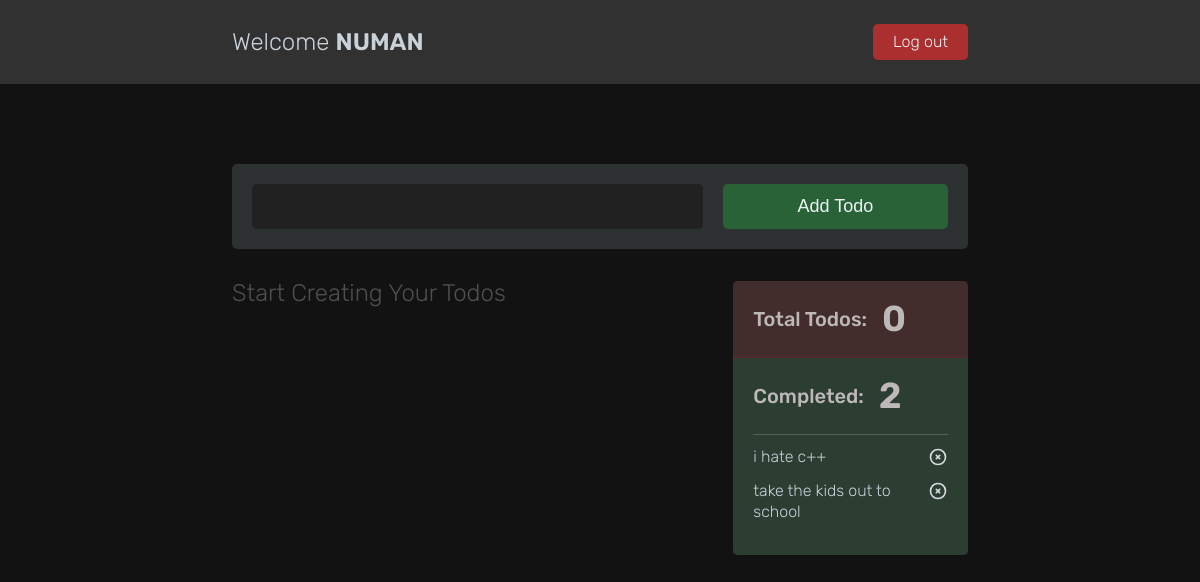
Before: / (signed in) with the older database file.
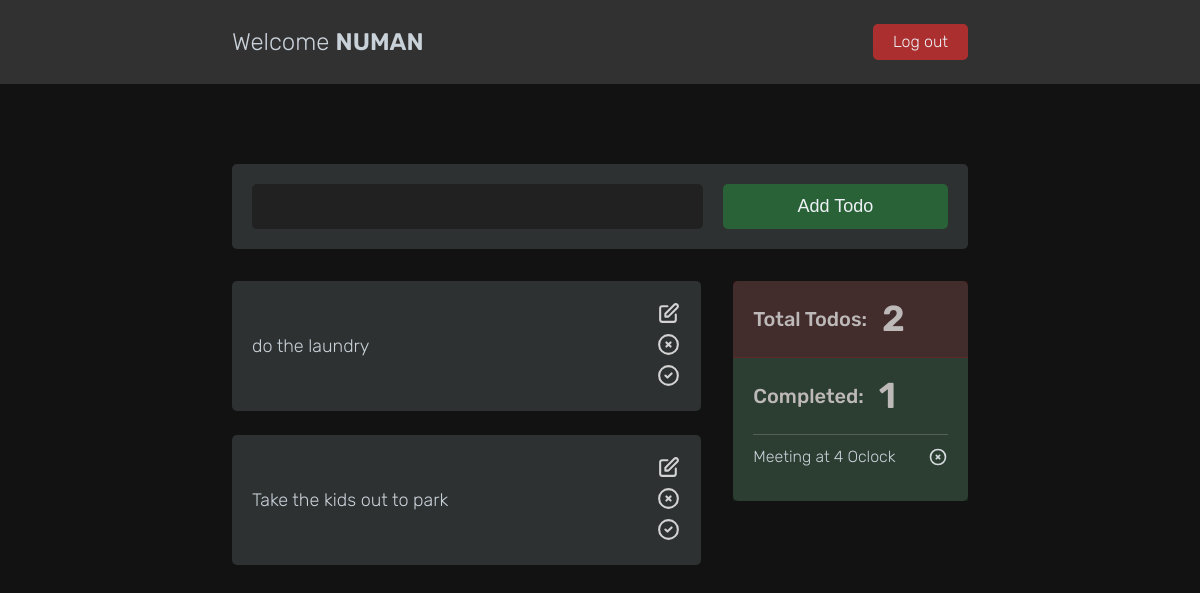
After: the same page with the newer database file.
### todos/models.py (models this page shows, shortened)
class Todos(models.Model):
    user = models.ForeignKey(User, null=True, on_delete=models.CASCADE, blank=True)
    name = models.CharField(max_length=400, null=True)
    created = models.DateTimeField(auto_now_add=True)
    updated = models.DateTimeField(auto_now=True)
    is_completed = models.BooleanField(default=False)

### todos/views.py (the view, shortened to what this page needs)
# urls.py: path('', views.homePage, name='homepage'),
def homePage(request):
    if request.user.is_authenticated:
        user = request.user
        todos = user.todos_set.all().filter(is_completed=False).order_by('-created')
        total_todos = user.todos_set.all().count()
        completed_todos = user.todos_set.all().filter(is_completed=True).order_by('-updated')
        completed_todos_count = user.todos_set.all().filter(is_completed=True).count()
        form = TodosForm()
        context = {
            'form':form,
            'todos': todos,
            'total_todos':total_todos,
            'completed_todos':completed_todos,
            'completed_todos_count':completed_todos_count,
        }
    else:
        return redirect('login')
    return render(request, 'todos.html', context)

### todos/form.py
class TodosForm(ModelForm):
    class Meta:
        model = Todos
        fields = ['name',]

### template/todos.html (shortened to what this page needs)
{% extends 'main.html' %}
{% load static %}
{% block content %}
<header>
    <div class="header-content">
            <div class="greetings">
                <p class="user">Welcome <span> {{request.user.username.title}}</span></p>
            </div>
            <div class="logout">
                {% if request.user.is_authenticated %}
                <a href="{% url 'log-out' %}">Log out</a>
                {% endif %}
            </div>
    </div>
</header>
<div class="container">
{% if page == 'update' %}
<div class="add-todos">
    <form action="" method="POST" class="todo-form">
        {% csrf_token %}
        <div class="create-todo">
            {% for field in form %}
            {{field}}
            {% endfor %}
        </div>
        <div class="submit-todo">
            <input type="submit" value="Add Todo">
        </div>
    </form>
</div>
{% else %}
<div class="add-todos">
    <form action="" method="POST" class="todo-form">
        <div class="create-todo">
            {% for field in form %}
            {{field}}
            {% endfor %}
        </div>
        <div class="submit-todo">
            <input type="submit" value="Add Todo">
        </div>
    </form>
</div>
    <div class="main-content">
        <div class="todos">
            {% if todos %}
            {% for todo in todos %}
            <div class="todo-text-box">
                <p class="todo-text">
                    {{todo.name}}
                </p>
                <div class="actions">
                    <a href="{% url 'updatetodo' todo.id %}"> </a>
                      <a href="{% url 'delete-todo' todo.id %}"> <svg xmlns="http://www.w3.org/2000/svg" class="h-6 w-6 todo-icon todo-icon__delete" fill="none" viewBox="0 0 24 24" stroke="currentColor">
                        <path stroke-linecap="round" stroke-linejoin="round" stroke-width="2" d="M10 14l2-2m0 0l2-2m-2 2l-2-2m2 2l2 2m7-2a9 9 0 11-18 0 9 9 0 0118 0z" />
                      </svg></a>
                    <a href="{% url 'complete-todo' todo.id %}"> <svg xmlns="http://www.w3.org/2000/svg" class="h-6 w-6 todo-icon todo-icon__complete" fill="none" viewBox="0 0 24 24" stroke="currentColor">
                        <path stroke-linecap="round" stroke-linejoin="round" stroke-width="2" d="M9 12l2 2 4-4m6 2a9 9 0 11-18 0 9 9 0 0118 0z" />
                      </svg></a>
                </div>
            </div>
            {% endfor %}
            {% else %}
            <p class="create-your-todos">Start Creating Your Todos</p>
            {% endif %}
        </div>
    </div>
    <div class="side-bar">
        <div class="total-todos">
            <p class="no-todos">
                Total Todos: <span>{{todos.count}}</span>
            </p>
        </div>
        <div class="completed-todos__box">
            <div class="completed-todos">
               <p> Completed: <span>{{completed_todos_count}}</span></p>
            </div>
            <ul class="completed-todos__list">
              {% if completed_todos %}
              {% for todo in completed_todos %}
              <li class="completed-todo__item">
                <p class="completed-todo__text">{{todo.name}}</p>
                <a href="{% url 'undocomplete-todo' todo.id %}">
                  <svg xmlns="http://www.w3.org/2000/svg" class="h-6 w-6 todo-icon todo-icon__delete" fill="none" viewBox="0 0 24 24" stroke="currentColor">
                      <path stroke-linecap="round" stroke-linejoin="round" stroke-width="2" d="M10 14l2-2m0 0l2-2m-2 2l-2-2m2 2l2 2m7-2a9 9 0 11-18 0 9 9 0 0118 0z" />
                    </svg>
                </a>
          </li>
              {% endfor %}
              {% endif %}
            </ul>
        </div>
    </div>
    {% endif %}
</div>
{% endblock %}

### template/main.html (shortened to what this page needs)
{% load static %}
<!DOCTYPE html>
<html lang="en">
<head>
    <link rel="stylesheet" href="{% static 'css/main.css' %}">
</head>
<body>
{% block content %}
{% endblock %}
</body>
</html>

### static/css/main.css (style rules this page uses)
* { padding: 0; margin: 0; box-sizing: border-box; }
html { font-size: 62.5%; }
body { font-family: 'Rubik', sans-serif; line-height: 1; font-weight: 300; color: #c9d1d9; background-color: #121212; }
.container { max-width: 80rem; margin: 4.8rem auto; padding: 3.2rem; display: grid; grid-template-columns: 2fr 1fr; grid-gap: 3.2rem; align-items: start; position: relative; }
.add-todos, .side-bar { background-color: rgb(45, 49, 49); border-radius: 5px; }
.add-todos { padding: 2rem; grid-column: 1 / -1 ; font-size: 2rem; }
.todo-form { display: grid; grid-template-columns: 2fr 1fr; align-items: center; gap: 2rem; }
.create-todo input { padding: 1.2rem; font-size: 1.8rem; color: #c9d1d9; background-color: #212121; border: none; border-radius: .5rem; width: 100%; }
.submit-todo input { color: #eef2f7; padding: 1.2rem; border-radius: .5rem; border: none; font-size: 1.8rem; font-weight: 500; background-color: #1bd6434b; cursor: pointer; width: 100%; }
.todo-text-box { border-radius: 5px; display: flex; align-items: center; justify-content: space-between; gap: .8rem; padding: 2rem; background-color: rgb(45, 49, 49); margin-bottom: 2.4rem; }
.actions { padding-left: 2rem; display: flex; flex-direction: column; gap: 3px; }
.actions a { text-decoration: none; color: rgb(212, 211, 211); font-size: 1.6rem; }
.todo-text { font-size: 1.8rem; line-height: 1.6; }
.completed-todos p, .no-todos { font-size: 2rem; font-weight: 500; color: #beb9b9; display: flex; align-items: center; gap: 1.5rem; }
.total-todos { border-bottom: 1px solid rgba(206, 27, 27, 0.205); padding-bottom: 1rem; padding: 2rem; background-color: rgba(255, 0, 0, 0.103); }
.completed-todos span, .no-todos span { font-size: 3.6rem; font-weight: 600; }
.completed-todos__box { padding: 2rem; background-color: #1bd64313; }
.completed-todos { padding-bottom: 2rem; border-bottom: 1px solid rgba(245, 231, 231, 0.205); }
.todo-icon { width: 2.5rem; height: 2.5rem; }
.completed-todos__list { list-style: none; }
.completed-todo__item .todo-icon { width: 2rem; height: 2rem; stroke: #eef2f7de; }
.completed-todo__item { display: flex; justify-content: space-between; gap: .8rem; align-items: flex-start; flex-direction: start; margin: 1.2rem 0; flex-grow: 1; }
.completed-todo__text { font-size: 1.6rem; line-height: 1.3; }
.user { font-size: 2.4rem; }
.user span { text-transform: uppercase; font-weight: 600; }
header { background-color: #fcfcfc21; }
.header-content { display: flex; justify-content: space-between; align-items: center; margin: 0 auto; max-width: 80rem; padding: 2.4rem 3.2rem; }
.logout a { display: inline-block; padding: 1rem 2rem; text-decoration: none; font-size: 1.6rem; color: #eef2f7; background-color: #eb2e2ea8; border-radius: 5px; }

Changed rows visible on the page:
removed Todos: name "i hate c++"
removed Todos: name "take the kids out to school"
added Todos: name "do the laundry"
added Todos: name "Take the kids out to park"
added Todos: name "Meeting at 4 Oclock"
Other visible differences:
{{ todos.count }}: "0" → "2"
{{ completed_todos_count }}: "2" → "1"
text no longer shown: "Start Creating Your Todos"
